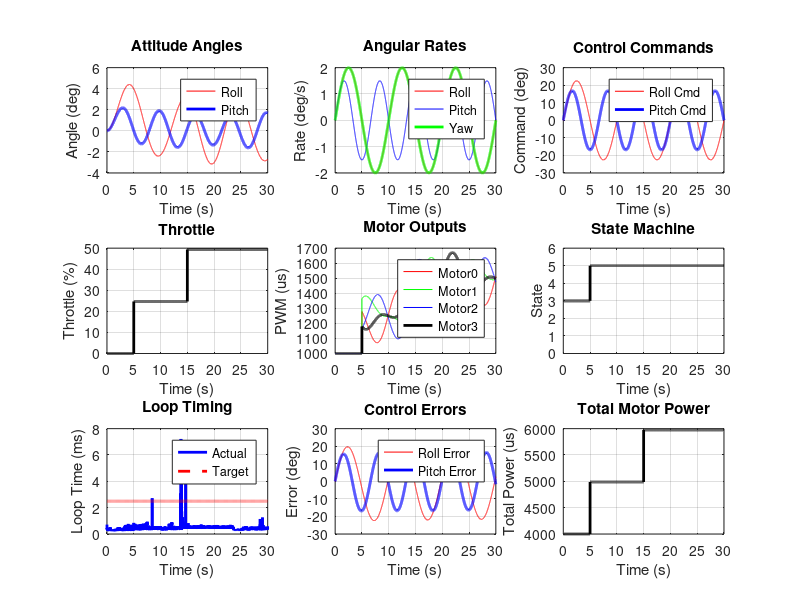

Source code (MATLAB):
%% CodeDroneDIY - Complete MATLAB Implementation
% Single monolithic script replicating the entire C++ drone controller
% Author: Generated from C++ CodeDroneDIY repository
% Date: 2024

function CodeDroneDIY_Complete()
    %% ========================================================================
    %% INITIALIZATION AND PARAMETERS
    %% ========================================================================
    
    % Clear workspace and close figures
    clear all; close all; clc;
    
    % Initialize global parameters (from ControlLoopConstants.h)
    global params;
    params = struct();
    
    % PID Gains (from your C++ code)
    params.anglePos = struct('G', 0.010, 'Kp', 268, 'Kd', 0.5, 'Ki', 0.0);
    params.angleSpeed = struct('G', 0.010, 'Kp', 192, 'Kd', 0.0, 'Ki', 0.0);
    params.accroSpeed = struct('G', 0.010, 'Kp', 192, 'Kd', 0.0, 'Ki', 0.0);
    params.yawSpeed = struct('G', 0.010, 'Kp', 150, 'Kd', 0.0, 'Ki', 0.0);
    
    % Filter Parameters
    params.HighPassFilterCoeff = 0.9995;
    params.mixing = 0.5;
    
    % Limits (from RadioReception.h)
    params.MAX_ANGLE = 45;        % degrees
    params.MAX_ROT_SPEED = 135;   % degrees/second
    params.MAX_YAW_SPEED = 135;   % degrees/second
    
    % Motor Configuration
    params.MOTOR_MIN_POWER = 1000;
    params.MOTOR_MAX_POWER = 2000;
    params.MOTOR_IDLE_THRESHOLD = 20; % Percentage threshold (not PWM)
    
    % Timing
    params.LOOP_TIME_TARGET = 0.0025; % 400Hz (2.5ms like your C++ code)
    params.SAFETY_TIMEOUT = 5.0; % seconds
    
    % State Machine States (from RadioReception.h enum Mode)
    params.states = struct('INITIALIZING', 1, 'SAFETY', 2, 'DISARMED', 3, 'ACCRONODE', 4, 'ANGLEMODE', 5);
    params.currentState = params.states.INITIALIZING;
    
    %% ========================================================================
    %% GLOBAL VARIABLES AND PERSISTENT STORAGE
    %% ========================================================================
    
    % Initialize persistent variables for controllers
    persistent rollPosPID pitchPosPID rollSpeedPID_Angle pitchSpeedPID_Angle;
    persistent rollSpeedPID_Accro pitchSpeedPID_Accro yawPID;
    persistent roll_angle_filt pitch_angle_filt;
    persistent throttle_was_high throttle_low_start_time;
    persistent loop_counter mean_loop_time;
    
    % Initialize PID controllers if first run
    if isempty(rollPosPID)
        rollPosPID = initPID(params.anglePos);
        pitchPosPID = initPID(params.anglePos);
        rollSpeedPID_Angle = initPID(params.angleSpeed);
        pitchSpeedPID_Angle = initPID(params.angleSpeed);
        rollSpeedPID_Accro = initPID(params.accroSpeed);
        pitchSpeedPID_Accro = initPID(params.accroSpeed);
        yawPID = initPID(params.yawSpeed);
        
        % Initialize attitude filter
        roll_angle_filt = 0;
        pitch_angle_filt = 0;
        
        % Initialize safety logic
        throttle_was_high = true;
        throttle_low_start_time = 0;
        
        % Initialize timing
        loop_counter = 0;
        mean_loop_time = 0;
    end
    
    %% ========================================================================
    %% SIMULATION SETUP
    %% ========================================================================
    
    % Simulation parameters
    simulation_time = 30; % seconds
    dt = params.LOOP_TIME_TARGET;
    time_steps = round(simulation_time / dt);
    
    % Pre-allocate data storage
    data = struct();
    data.time = zeros(time_steps, 1);
    data.roll_angle = zeros(time_steps, 1);
    data.pitch_angle = zeros(time_steps, 1);
    data.roll_rate = zeros(time_steps, 1);
    data.pitch_rate = zeros(time_steps, 1);
    data.yaw_rate = zeros(time_steps, 1);
    data.roll_cmd = zeros(time_steps, 1);
    data.pitch_cmd = zeros(time_steps, 1);
    data.throttle = zeros(time_steps, 1);
    data.yaw_cmd = zeros(time_steps, 1);
    data.motor0 = zeros(time_steps, 1);
    data.motor1 = zeros(time_steps, 1);
    data.motor2 = zeros(time_steps, 1);
    data.motor3 = zeros(time_steps, 1);
    data.state = zeros(time_steps, 1);
    data.loop_time = zeros(time_steps, 1);
    
    % Create test scenario (replace with real inputs later)
    test_scenario = createTestScenario(time_steps, dt);
    
    fprintf('Starting CodeDroneDIY simulation...\n');
    fprintf('Simulation time: %.1f seconds\n', simulation_time);
    fprintf('Loop frequency: %.0f Hz\n', 1/dt);
    fprintf('Total iterations: %d\n\n', time_steps);
    
    %% ========================================================================
    %% MAIN SIMULATION LOOP
    %% ========================================================================
    
    tic; % Start timing
    
    for step = 1:time_steps
        loop_start_time = tic;
        
        % Current time
        current_time = (step - 1) * dt;
        data.time(step) = current_time;
        
        %% ========================================================================
        %% INPUT PROCESSING (Radio Reception + IMU)
        %% ========================================================================
        
        % Get radio commands (from test scenario or real inputs)
        [radio_cmds, imu_data] = getInputs(test_scenario, step);
        
        % Process radio inputs (from RadioReception.cpp)
        [roll_cmd, pitch_cmd, throttle, yaw_cmd, mode_switch, safety_switch] = processRadioInputs(radio_cmds);
        
        % Process IMU data (from InertialMeasurementUnit.cpp + Stabilization.cpp)
        [roll_angle, pitch_angle, roll_rate, pitch_rate, yaw_rate] = processIMUData(imu_data, dt, roll_angle_filt, pitch_angle_filt);
        
        % Update filtered angles
        roll_angle_filt = roll_angle;
        pitch_angle_filt = pitch_angle;
        
        % Store data
        data.roll_angle(step) = roll_angle;
        data.pitch_angle(step) = pitch_angle;
        data.roll_rate(step) = roll_rate;
        data.pitch_rate(step) = pitch_rate;
        data.yaw_rate(step) = roll_rate;
        data.roll_cmd(step) = roll_cmd;
        data.pitch_cmd(step) = pitch_cmd;
        data.throttle(step) = throttle;
        data.yaw_cmd(step) = yaw_cmd;
        
        %% ========================================================================
        %% STATE MACHINE (from StateMachine.cpp)
        %% ========================================================================
        
        % Check safety conditions (from StateMachine::IsSafetyStateNeeded)
        is_safety_needed = checkSafetyState(throttle, current_time, throttle_was_high, throttle_low_start_time);
        
        % State machine logic
        [new_state, throttle_was_high, throttle_low_start_time] = runStateMachine(params.currentState, throttle, is_safety_needed, safety_switch, throttle_was_high, throttle_low_start_time, current_time);
        
        % Debug state transitions
        if new_state ~= params.currentState
            fprintf('State transition: %d -> %d at time %.1fs (throttle=%.1f%%, safety=%d)\n', params.currentState, new_state, current_time, throttle, safety_switch);
        end
        
        params.currentState = new_state;
        
        data.state(step) = params.currentState;
        
        %% ========================================================================
        %% CONTROL SYSTEM (from Stabilization.cpp)
        %% ========================================================================
        
        % Initialize motor powers
        roll_motor_power = 0;
        pitch_motor_power = 0;
        yaw_motor_power = 0;
        
        % Control logic based on current state
        switch params.currentState
            case params.states.ANGLEMODE
                % Angle mode - cascaded PID (position + speed)
                [roll_motor_power, pitch_motor_power, yaw_motor_power] = angleModeControl(roll_cmd, pitch_cmd, yaw_cmd, roll_angle, pitch_angle, roll_rate, pitch_rate, yaw_rate, dt);
                
            case params.states.ACCRONODE
                % Accro mode - single PID (speed only)
                [roll_motor_power, pitch_motor_power, yaw_motor_power] = accroModeControl(roll_cmd, pitch_cmd, yaw_cmd, roll_rate, pitch_rate, yaw_rate, dt);
                
            case {params.states.SAFETY, params.states.DISARMED, params.states.INITIALIZING}
                % Safety states - reset all controllers
                [roll_motor_power, pitch_motor_power, yaw_motor_power] = safetyControl();
        end
        
        %% ========================================================================
        %% MOTOR MIXING (from Stabilization::SetMotorsPwrXConfig)
        %% ========================================================================
        
        % X-configuration motor mixing
        [motor0, motor1, motor2, motor3] = motorMixing(throttle, roll_motor_power, pitch_motor_power, yaw_motor_power);
        
        % Store motor outputs
        data.motor0(step) = motor0;
        data.motor1(step) = motor1;
        data.motor2(step) = motor2;
        data.motor3(step) = motor3;
        
        %% ========================================================================
        %% TIMING AND PERFORMANCE MONITORING
        %% ========================================================================
        
        % Calculate actual loop time
        actual_loop_time = toc(loop_start_time);
        data.loop_time(step) = actual_loop_time;
        
        % Compute mean loop time (like in main.cpp)
        if (params.currentState == params.states.ANGLEMODE || params.currentState == params.states.ACCRONODE)
            if throttle > params.MOTOR_IDLE_THRESHOLD
                loop_counter = loop_counter + 1;
                mean_loop_time = ((loop_counter - 1) * mean_loop_time + actual_loop_time) / loop_counter;
            end
        end
        
        % Progress indicator
        if mod(step, round(time_steps/20)) == 0
            progress = step / time_steps * 100;
            fprintf('Progress: %.0f%% (Time: %.1fs, State: %d, Loop: %.3fms)\n', progress, current_time, params.currentState, actual_loop_time*1000);
        end
        
        % Maintain real-time simulation (optional)
        % pause(max(0, dt - actual_loop_time));
    end
    
    %% ========================================================================
    %% SIMULATION COMPLETE - ANALYSIS AND VISUALIZATION
    %% ========================================================================
    
    total_time = toc;
    fprintf('\nSimulation completed!\n');
    fprintf('Total simulation time: %.2f seconds\n', total_time);
    fprintf('Mean loop time: %.3f ms\n', mean_loop_time * 1000);
    fprintf('Target loop time: %.3f ms\n', dt * 1000);
    fprintf('Real-time factor: %.2fx\n', (data.time(end) / total_time));
    
    % Generate plots and analysis
    analyzeResults(data, params);
    
    % Save data
    save('CodeDroneDIY_Results.mat', 'data', 'params');
    fprintf('Results saved to CodeDroneDIY_Results.mat\n');
end

%% ========================================================================
%% HELPER FUNCTIONS
%% ========================================================================

function pid = initPID(constants)
    % Initialize PID controller structure
    pid = struct();
    pid.G = constants.G;
    pid.Kp = constants.Kp;
    pid.Kd = constants.Kd;
    pid.Ki = constants.Ki;
    pid.integrator = 0;
    pid.prev_error = 0;
end

function [radio_cmds, imu_data] = getInputs(test_scenario, step)
    % Get inputs from test scenario (replace with real sensor data)
    radio_cmds = struct();
    radio_cmds.roll = test_scenario.roll_raw(step);
    radio_cmds.pitch = test_scenario.pitch_raw(step);
    radio_cmds.throttle = test_scenario.throttle_raw(step);
    radio_cmds.yaw = test_scenario.yaw_raw(step);
    radio_cmds.mode = test_scenario.mode_raw(step);
    radio_cmds.safety = test_scenario.safety_raw(step);
    
    imu_data = struct();
    imu_data.acc_x = test_scenario.acc_x(step);
    imu_data.acc_y = test_scenario.acc_y(step);
    imu_data.acc_z = test_scenario.acc_z(step);
    imu_data.gyro_x = test_scenario.gyro_x(step);
    imu_data.gyro_y = test_scenario.gyro_y(step);
    imu_data.gyro_z = test_scenario.gyro_z(step);
end

function [roll_cmd, pitch_cmd, throttle, yaw_cmd, mode_switch, safety_switch] = processRadioInputs(radio_cmds)
    % Process radio inputs (from RadioReception.cpp)
    global params;
    
    % Scale inputs to match your C++ code
    roll_cmd = (radio_cmds.roll - 1500) * params.MAX_ANGLE / 400;      % ±45 degrees
    pitch_cmd = (radio_cmds.pitch - 1500) * params.MAX_ANGLE / 400;    % ±45 degrees
    throttle = (radio_cmds.throttle - 1090) * 100 / 810; % 0-100%
    yaw_cmd = (radio_cmds.yaw - 1500) * params.MAX_YAW_SPEED / 400;       % ±135 deg/s
    
    % Mode selection
    if radio_cmds.mode > 1700
        mode_switch = 1; % Angle mode
    elseif radio_cmds.mode < 1300
        mode_switch = 0; % Accro mode
    else
        mode_switch = 0; % Default to Accro
    end
    
    % Safety switch
    safety_switch = (radio_cmds.safety > 1500);
    
    % Apply limits
    roll_cmd = max(-params.MAX_ANGLE, min(params.MAX_ANGLE, roll_cmd));
    pitch_cmd = max(-params.MAX_ANGLE, min(params.MAX_ANGLE, pitch_cmd));
    yaw_cmd = max(-params.MAX_YAW_SPEED, min(params.MAX_YAW_SPEED, yaw_cmd));
    throttle = max(0, min(100, throttle));
end

function [roll_angle, pitch_angle, roll_rate, pitch_rate, yaw_rate] = processIMUData(imu_data, dt, prev_roll, prev_pitch)
    % Process IMU data with complementary filter (from Stabilization.cpp)
    global params;
    
    % Convert gyro to degrees/second
    roll_rate = imu_data.gyro_x;
    pitch_rate = imu_data.gyro_y;
    yaw_rate = imu_data.gyro_z;
    
    % Normalize accelerometer
    acc_mag = sqrt(imu_data.acc_x^2 + imu_data.acc_y^2 + imu_data.acc_z^2);
    acc_x_norm = imu_data.acc_x / acc_mag;
    acc_y_norm = imu_data.acc_y / acc_mag;
    acc_z_norm = imu_data.acc_z / acc_mag;
    
    % Calculate angles from accelerometer
    roll_angle_acc = atan2(acc_y_norm, acc_z_norm) * 180/pi;
    pitch_angle_acc = atan2(-acc_x_norm, acc_z_norm) * 180/pi;
    
    % Complementary filter (from Stabilization::ApplyComplementaryFilter)
    roll_angle = params.HighPassFilterCoeff * (prev_roll + roll_rate * dt) + (1 - params.HighPassFilterCoeff) * roll_angle_acc;
    pitch_angle = params.HighPassFilterCoeff * (prev_pitch + pitch_rate * dt) + (1 - params.HighPassFilterCoeff) * pitch_angle_acc;
end

function is_safety_needed = checkSafetyState(throttle, current_time, throttle_was_high, throttle_low_start_time)
    % Safety state logic (from StateMachine::IsSafetyStateNeeded)
    global params;
    
    if throttle_was_high && throttle < params.MOTOR_IDLE_THRESHOLD
        is_safety_needed = false;
    elseif ~throttle_was_high && (current_time - throttle_low_start_time > params.SAFETY_TIMEOUT)
        is_safety_needed = true;
    else
        is_safety_needed = false;
    end
end

function [new_state, throttle_was_high_out, throttle_low_start_time_out] = runStateMachine(current_state, throttle, is_safety_needed, safety_switch, throttle_was_high, throttle_low_start_time, current_time)
    % State machine logic (from StateMachine.cpp and state implementations)
    global params;
    
    new_state = current_state;
    throttle_was_high_out = throttle_was_high;
    throttle_low_start_time_out = throttle_low_start_time;
    
    switch current_state
        case params.states.INITIALIZING
            % Transition to Disarmed when IMU is calibrated (from Initializing.cpp)
            % In the C++ code, this transitions to Disarmed, then to AngleMode when throttle high
            new_state = params.states.DISARMED;
            
        case params.states.ANGLEMODE
            if is_safety_needed
                new_state = params.states.SAFETY;
            end
            
        case params.states.ACCRONODE
            if is_safety_needed
                new_state = params.states.SAFETY;
            end
            
        case params.states.SAFETY
            % Automatic transition to disarmed after 1 second
            new_state = params.states.DISARMED;
            
        case params.states.DISARMED
            % Transition back to armed when throttle high and safety switch on
            if throttle > params.MOTOR_IDLE_THRESHOLD && safety_switch
                new_state = params.states.ANGLEMODE;
            end
    end
    
    % Update throttle tracking
    if throttle_was_high && throttle < params.MOTOR_IDLE_THRESHOLD
        throttle_was_high_out = false;
        throttle_low_start_time_out = current_time;
    elseif throttle > params.MOTOR_IDLE_THRESHOLD
        throttle_was_high_out = true;
    end
end

function [roll_power, pitch_power, yaw_power] = angleModeControl(roll_cmd, pitch_cmd, yaw_cmd, roll_angle, pitch_angle, roll_rate, pitch_rate, yaw_rate, dt)
    % Angle mode control - cascaded PID (from Stabilization::Angle)
    persistent rollPosPID pitchPosPID rollSpeedPID_Angle pitchSpeedPID_Angle yawPID;
    global params;
    
    if isempty(rollPosPID)
        rollPosPID = initPID(params.anglePos);
        pitchPosPID = initPID(params.anglePos);
        rollSpeedPID_Angle = initPID(params.angleSpeed);
        pitchSpeedPID_Angle = initPID(params.angleSpeed);
        yawPID = initPID(params.yawSpeed);
    end
    
    % Roll control - cascaded PID
    roll_pos_cmd = computePID(rollPosPID, roll_cmd, roll_angle, dt);
    roll_power = computePID(rollSpeedPID_Angle, roll_pos_cmd, roll_rate, dt);
    
    % Pitch control - cascaded PID
    pitch_pos_cmd = computePID(pitchPosPID, pitch_cmd, pitch_angle, dt);
    pitch_power = computePID(pitchSpeedPID_Angle, pitch_pos_cmd, pitch_rate, dt);
    
    % Yaw control - single PID (always rate control)
    yaw_power = computePID(yawPID, yaw_cmd, yaw_rate, dt);
end

function [roll_power, pitch_power, yaw_power] = accroModeControl(roll_cmd, pitch_cmd, yaw_cmd, roll_rate, pitch_rate, yaw_rate, dt)
    % Accro mode control - single PID (from Stabilization::Accro)
    persistent rollSpeedPID_Accro pitchSpeedPID_Accro yawPID;
    global params;
    
    if isempty(rollSpeedPID_Accro)
        rollSpeedPID_Accro = initPID(params.accroSpeed);
        pitchSpeedPID_Accro = initPID(params.accroSpeed);
        yawPID = initPID(params.yawSpeed);
    end
    
    % Direct rate control
    roll_power = computePID(rollSpeedPID_Accro, roll_cmd, roll_rate, dt);
    pitch_power = computePID(pitchSpeedPID_Accro, pitch_cmd, pitch_rate, dt);
    yaw_power = computePID(yawPID, yaw_cmd, yaw_rate, dt);
end

function [roll_power, pitch_power, yaw_power] = safetyControl()
    % Safety control - all motors idle (from Stabilization::Idle)
    roll_power = 0;
    pitch_power = 0;
    yaw_power = 0;
    
    % Reset all PID controllers
    resetAllPIDs();
end

function output = computePID(pid, command, feedback, dt)
    % Generic PID computation (from ControlLoop::ComputeCorrection)
    error = command - feedback;
    pid.integrator = pid.integrator + error;
    
    output = pid.G * (pid.Kp * error + pid.Kd * (error - pid.prev_error) / dt + pid.Ki * pid.integrator);
    
    pid.prev_error = error;
end

function [motor0, motor1, motor2, motor3] = motorMixing(throttle, roll_power, pitch_power, yaw_power)
    % X-configuration motor mixing (from Stabilization::SetMotorsPwrXConfig)
    global params;
    
    % Convert throttle percentage to PWM
    throttle_pwm = params.MOTOR_MIN_POWER + (throttle / 100) * (params.MOTOR_MAX_POWER - params.MOTOR_MIN_POWER);
    
    % X configuration mixing
    motor0 = throttle_pwm - pitch_power * params.mixing + roll_power * params.mixing - yaw_power * params.mixing;
    motor1 = throttle_pwm - pitch_power * params.mixing - roll_power * params.mixing + yaw_power * params.mixing;
    motor2 = throttle_pwm + pitch_power * params.mixing - roll_power * params.mixing - yaw_power * params.mixing;
    motor3 = throttle_pwm + pitch_power * params.mixing + roll_power * params.mixing + yaw_power * params.mixing;
    
    % Apply PWM limits
    motor0 = max(params.MOTOR_MIN_POWER, min(params.MOTOR_MAX_POWER, motor0));
    motor1 = max(params.MOTOR_MIN_POWER, min(params.MOTOR_MAX_POWER, motor1));
    motor2 = max(params.MOTOR_MIN_POWER, min(params.MOTOR_MAX_POWER, motor2));
    motor3 = max(params.MOTOR_MIN_POWER, min(params.MOTOR_MAX_POWER, motor3));
end

function resetAllPIDs()
    % Reset all PID controllers (from Stabilization::ResetPID)
    persistent rollPosPID pitchPosPID rollSpeedPID_Angle pitchSpeedPID_Angle;
    persistent rollSpeedPID_Accro pitchSpeedPID_Accro yawPID;
    
    if ~isempty(rollPosPID)
        rollPosPID.integrator = 0;
        rollPosPID.prev_error = 0;
    end
    if ~isempty(pitchPosPID)
        pitchPosPID.integrator = 0;
        pitchPosPID.prev_error = 0;
    end
    if ~isempty(rollSpeedPID_Angle)
        rollSpeedPID_Angle.integrator = 0;
        rollSpeedPID_Angle.prev_error = 0;
    end
    if ~isempty(pitchSpeedPID_Angle)
        pitchSpeedPID_Angle.integrator = 0;
        pitchSpeedPID_Angle.prev_error = 0;
    end
    if ~isempty(rollSpeedPID_Accro)
        rollSpeedPID_Accro.integrator = 0;
        rollSpeedPID_Accro.prev_error = 0;
    end
    if ~isempty(pitchSpeedPID_Accro)
        pitchSpeedPID_Accro.integrator = 0;
        pitchSpeedPID_Accro.prev_error = 0;
    end
    if ~isempty(yawPID)
        yawPID.integrator = 0;
        yawPID.prev_error = 0;
    end
end

function test_scenario = createTestScenario(time_steps, dt)
    % Create test scenario with realistic inputs
    time = (0:time_steps-1) * dt;
    
    % Radio commands
    test_scenario.roll_raw = 1500 + 200 * sin(2*pi*0.1*time);     % Slow roll oscillation
    test_scenario.pitch_raw = 1500 + 150 * sin(2*pi*0.15*time);   % Pitch oscillation
    test_scenario.throttle_raw = 1090 + 0 * (time < 5) + 200 * (time >= 5 & time < 15) + 400 * (time >= 15); % Step throttle: 1090->1090->1290->1490
    test_scenario.yaw_raw = 1500 + 100 * sin(2*pi*0.05*time);     % Slow yaw
    test_scenario.mode_raw = 1900 * ones(size(time));             % Angle mode
    test_scenario.safety_raw = 1900 * ones(size(time));           % Armed
    
    % IMU data (simulated)
    test_scenario.acc_x = 0.1 * sin(2*pi*0.1*time);              % Small accelerations
    test_scenario.acc_y = 0.15 * sin(2*pi*0.15*time);
    test_scenario.acc_z = 9.81 + 0.05 * sin(2*pi*0.05*time);     % Gravity + noise
    
    test_scenario.gyro_x = 2 * sin(2*pi*0.1*time);               % Gyro rates
    test_scenario.gyro_y = 1.5 * sin(2*pi*0.15*time);
    test_scenario.gyro_z = 0.5 * sin(2*pi*0.05*time);
end

function analyzeResults(data, params)
    % Analyze and plot simulation results
    figure('Name', 'CodeDroneDIY Simulation Results', 'Position', [100, 100, 1200, 800]);
    
    % Time vector
    time = data.time;
    
    % Plot 1: Attitude
    subplot(3, 3, 1);
    plot(time, data.roll_angle, 'r-', time, data.pitch_angle, 'b-', 'LineWidth', 2);
    xlabel('Time (s)'); ylabel('Angle (deg)');
    title('Attitude Angles'); legend('Roll', 'Pitch'); grid on;
    
    % Plot 2: Angular Rates
    subplot(3, 3, 2);
    plot(time, data.roll_rate, 'r-', time, data.pitch_rate, 'b-', time, data.yaw_rate, 'g-', 'LineWidth', 2);
    xlabel('Time (s)'); ylabel('Rate (deg/s)');
    title('Angular Rates'); legend('Roll', 'Pitch', 'Yaw'); grid on;
    
    % Plot 3: Commands
    subplot(3, 3, 3);
    plot(time, data.roll_cmd, 'r-', time, data.pitch_cmd, 'b-', 'LineWidth', 2);
    xlabel('Time (s)'); ylabel('Command (deg)');
    title('Control Commands'); legend('Roll Cmd', 'Pitch Cmd'); grid on;
    
    % Plot 4: Throttle
    subplot(3, 3, 4);
    plot(time, data.throttle, 'k-', 'LineWidth', 2);
    xlabel('Time (s)'); ylabel('Throttle (%)');
    title('Throttle'); grid on;
    
    % Plot 5: Motor Outputs
    subplot(3, 3, 5);
    plot(time, data.motor0, 'r-', time, data.motor1, 'g-', time, data.motor2, 'b-', time, data.motor3, 'k-', 'LineWidth', 2);
    xlabel('Time (s)'); ylabel('PWM (us)');
    title('Motor Outputs'); legend('Motor0', 'Motor1', 'Motor2', 'Motor3'); grid on;
    
    % Plot 6: State Machine
    subplot(3, 3, 6);
    plot(time, data.state, 'k-', 'LineWidth', 2);
    xlabel('Time (s)'); ylabel('State');
    title('State Machine'); ylim([0, 6]); grid on;
    
    % Plot 7: Loop Timing
    subplot(3, 3, 7);
    plot(time, data.loop_time * 1000, 'b-', 'LineWidth', 2);
    hold on;
    plot(time, params.LOOP_TIME_TARGET * 1000 * ones(size(time)), 'r--', 'LineWidth', 2);
    xlabel('Time (s)'); ylabel('Loop Time (ms)');
    title('Loop Timing'); legend('Actual', 'Target'); grid on;
    
    % Plot 8: Control Performance
    subplot(3, 3, 8);
    plot(time, data.roll_cmd - data.roll_angle, 'r-', time, data.pitch_cmd - data.pitch_angle, 'b-', 'LineWidth', 2);
    xlabel('Time (s)'); ylabel('Error (deg)');
    title('Control Errors'); legend('Roll Error', 'Pitch Error'); grid on;
    
    % Plot 9: Power Analysis
    subplot(3, 3, 9);
    total_power = data.motor0 + data.motor1 + data.motor2 + data.motor3;
    plot(time, total_power, 'k-', 'LineWidth', 2);
    xlabel('Time (s)'); ylabel('Total Power (us)');
    title('Total Motor Power'); grid on;
    
    % Print performance summary
    fprintf('\n=== PERFORMANCE ANALYSIS ===\n');
    fprintf('RMS Roll Error: %.2f degrees\n', rms(data.roll_cmd - data.roll_angle));
    fprintf('RMS Pitch Error: %.2f degrees\n', rms(data.pitch_cmd - data.pitch_angle));
    fprintf('Mean Loop Time: %.3f ms (Target: %.3f ms)\n', mean(data.loop_time)*1000, params.LOOP_TIME_TARGET*1000);
    fprintf('Loop Time Std: %.3f ms\n', std(data.loop_time)*1000);
    fprintf('Max Loop Time: %.3f ms\n', max(data.loop_time)*1000);
end